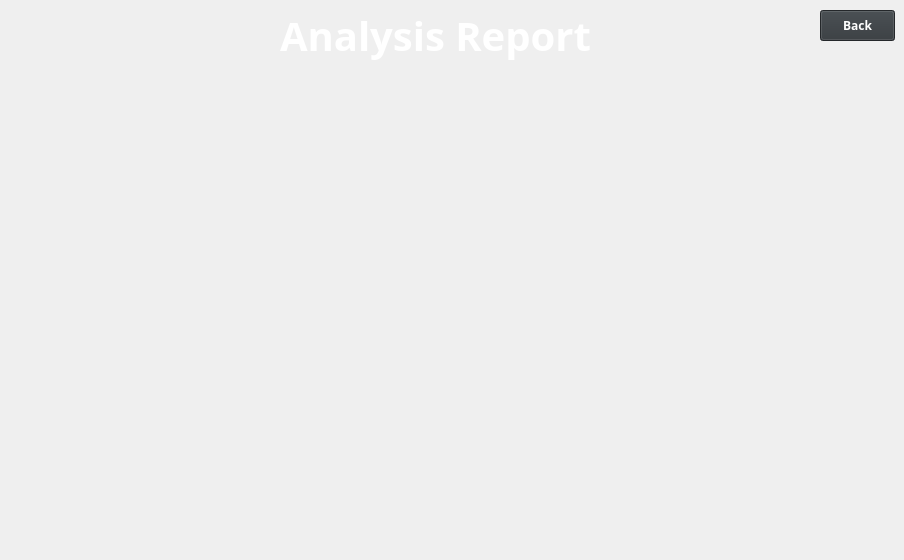
    <widget class="QWidget" name="analysisPage">
     <property name="styleSheet">
      <string notr="true">QWidget#analysisPage{
	
	background-color: rgb(50, 55, 59);
}</string>
     </property>
     <widget class="QPushButton" name="analysisPage_back_btn">
      <property name="geometry">
       <rect>
        <x>820</x>
        <y>10</y>
        <width>75</width>
        <height>31</height>
       </rect>
      </property>
      <property name="font">
       <font>
        <family>Barlow</family>
        <pointsize>9</pointsize>
        <bold>true</bold>
       </font>
      </property>
      <property name="styleSheet">
       <string notr="true">color: rgb(255, 255, 255);
background-color: rgb(50, 55, 59);</string>
      </property>
      <property name="text">
       <string>Back</string>
      </property>
     </widget>
     <widget class="QLabel" name="label_39">
      <property name="geometry">
       <rect>
        <x>280</x>
        <y>0</y>
        <width>391</width>
        <height>71</height>
       </rect>
      </property>
      <property name="font">
       <font>
        <family>Barlow</family>
        <pointsize>30</pointsize>
        <bold>true</bold>
       </font>
      </property>
      <property name="styleSheet">
       <string notr="true">color: rgb(255, 255, 255);</string>
      </property>
      <property name="text">
       <string>Analysis Report</string>
      </property>
     </widget>
     <widget class="QLabel" name="label_40">
      <property name="geometry">
       <rect>
        <x>100</x>
        <y>90</y>
        <width>691</width>
        <height>461</height>
       </rect>
      </property>
      <property name="styleSheet">
       <string notr="true">border-image: url(:/AppResources/graph.png);</string>
      </property>
      <property name="text">
       <string/>
      </property>
     </widget>
    </widget>
